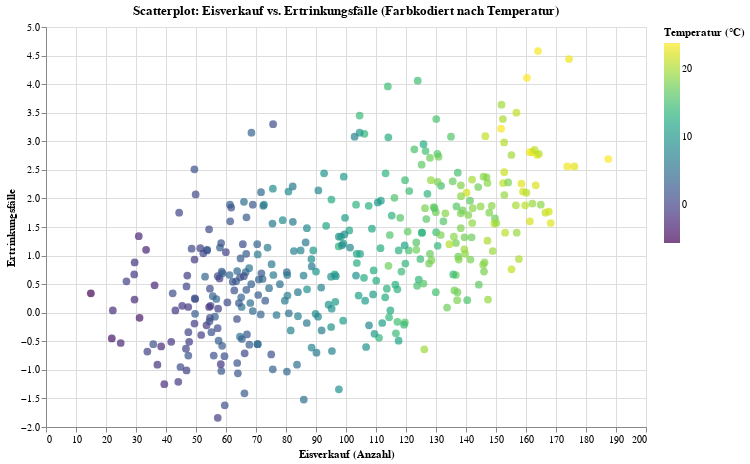

The notebook cell this image was saved under:
### Code cell
import altair as alt

#Altair-Chart erstellen
chart = (
    alt.Chart(df)
    .mark_circle(size=60, opacity=0.7)
    .encode(
        x=alt.X("ice_cream_sales", title="Eisverkauf (Anzahl)"),
        y=alt.Y("drownings", title="Ertrinkungsfälle"),
        color=alt.Color("temperature", 
                        title="Temperatur (°C)",
                        scale=alt.Scale(scheme="viridis")),
        tooltip=[
            alt.Tooltip("date:T", title="Datum"),
            alt.Tooltip("ice_cream_sales:Q", title="Eisverkauf"),
            alt.Tooltip("drownings:Q", title="Ertrinkungsfälle"),
            alt.Tooltip("temperature:Q", title="Temperatur")
        ]
    )
    .properties(
        width=600,
        height=400,
        title="Scatterplot: Eisverkauf vs. Ertrinkungsfälle (Farbkodiert nach Temperatur)"
    )
    .interactive()  # für Zoom & Pan
)

chart

### Figure 1 — Vega-Lite specification as saved in the notebook (floating-point values rounded to 4 significant figures; data arrays with more than 128 entries replaced by an {"elided": "..."} marker saying what was removed)
{"config": {"view": {"continuousWidth": 300, "continuousHeight": 300}}, "data": {"name": "data-ecc7f8274a93b049411de330d83bcd32"}, "mark": {"type": "circle", "opacity": 0.7, "size": 60}, "encoding": {"color": {"field": "temperature", "scale": {"scheme": "viridis"}, "title": "Temperatur (°C)", "type": "quantitative"}, "tooltip": [{"field": "date", "title": "Datum", "type": "temporal"}, {"field": "ice_cream_sales", "title": "Eisverkauf", "type": "quantitative"}, {"field": "drownings", "title": "Ertrinkungsfälle", "type": "quantitative"}, {"field": "temperature", "title": "Temperatur", "type": "quantitative"}], "x": {"field": "ice_cream_sales", "title": "Eisverkauf (Anzahl)", "type": "quantitative"}, "y": {"field": "drownings", "title": "Ertrinkungsfälle", "type": "quantitative"}}, "height": 400, "params": [{"name": "param_3", "select": {"type": "interval", "encodings": ["x", "y"]}, "bind": "scales"}], "title": "Scatterplot: Eisverkauf vs. Ertrinkungsfälle (Farbkodiert nach Temperatur)", "width": 600, "$schema": "https://vega.github.io/schema/vega-lite/v5.20.1.json", "datasets": {"data-ecc7f8274a93b049411de330d83bcd32": {"elided": "365 records"}}}
